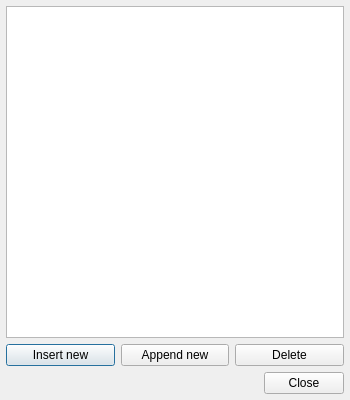
<?xml version="1.0" encoding="UTF-8"?>
<ui version="4.0">
 <class>BlockListDialog</class>
 <widget class="QDialog" name="BlockListDialog">
  <property name="geometry">
   <rect>
    <x>0</x>
    <y>0</y>
    <width>350</width>
    <height>400</height>
   </rect>
  </property>
  <property name="windowTitle">
   <string>Block List</string>
  </property>
  <layout class="QVBoxLayout" name="verticalLayout">
   <property name="spacing">
    <number>6</number>
   </property>
   <property name="margin">
    <number>6</number>
   </property>
   <item>
    <widget class="QTableView" name="tableView">
     <property name="showDropIndicator" stdset="0">
      <bool>false</bool>
     </property>
     <property name="alternatingRowColors">
      <bool>true</bool>
     </property>
     <property name="selectionMode">
      <enum>QAbstractItemView::SingleSelection</enum>
     </property>
     <property name="selectionBehavior">
      <enum>QAbstractItemView::SelectRows</enum>
     </property>
     <property name="cornerButtonEnabled">
      <bool>false</bool>
     </property>
     <attribute name="horizontalHeaderDefaultSectionSize">
      <number>50</number>
     </attribute>
     <attribute name="horizontalHeaderHighlightSections">
      <bool>false</bool>
     </attribute>
     <attribute name="horizontalHeaderStretchLastSection">
      <bool>true</bool>
     </attribute>
     <attribute name="verticalHeaderHighlightSections">
      <bool>false</bool>
     </attribute>
    </widget>
   </item>
   <item>
    <layout class="QHBoxLayout" name="horizontalLayout">
     <property name="spacing">
      <number>6</number>
     </property>
     <item>
      <widget class="QPushButton" name="pushButtonInsertNew">
       <property name="focusPolicy">
        <enum>Qt::TabFocus</enum>
       </property>
       <property name="text">
        <string>Insert new</string>
       </property>
      </widget>
     </item>
     <item>
      <widget class="QPushButton" name="pushButtonAppendNew">
       <property name="focusPolicy">
        <enum>Qt::TabFocus</enum>
       </property>
       <property name="text">
        <string>Append new</string>
       </property>
      </widget>
     </item>
     <item>
      <widget class="QPushButton" name="pushButtonDelete">
       <property name="focusPolicy">
        <enum>Qt::TabFocus</enum>
       </property>
       <property name="text">
        <string>Delete</string>
       </property>
      </widget>
     </item>
    </layout>
   </item>
   <item>
    <widget class="QDialogButtonBox" name="buttonBox">
     <property name="orientation">
      <enum>Qt::Horizontal</enum>
     </property>
     <property name="standardButtons">
      <set>QDialogButtonBox::Close</set>
     </property>
    </widget>
   </item>
  </layout>
 </widget>
 <tabstops>
  <tabstop>buttonBox</tabstop>
  <tabstop>pushButtonInsertNew</tabstop>
  <tabstop>pushButtonAppendNew</tabstop>
  <tabstop>pushButtonDelete</tabstop>
  <tabstop>tableView</tabstop>
 </tabstops>
 <resources/>
 <connections>
  <connection>
   <sender>buttonBox</sender>
   <signal>accepted()</signal>
   <receiver>BlockListDialog</receiver>
   <slot>accept()</slot>
   <hints>
    <hint type="sourcelabel">
     <x>248</x>
     <y>254</y>
    </hint>
    <hint type="destinationlabel">
     <x>157</x>
     <y>274</y>
    </hint>
   </hints>
  </connection>
  <connection>
   <sender>buttonBox</sender>
   <signal>rejected()</signal>
   <receiver>BlockListDialog</receiver>
   <slot>reject()</slot>
   <hints>
    <hint type="sourcelabel">
     <x>316</x>
     <y>260</y>
    </hint>
    <hint type="destinationlabel">
     <x>286</x>
     <y>274</y>
    </hint>
   </hints>
  </connection>
 </connections>
</ui>
